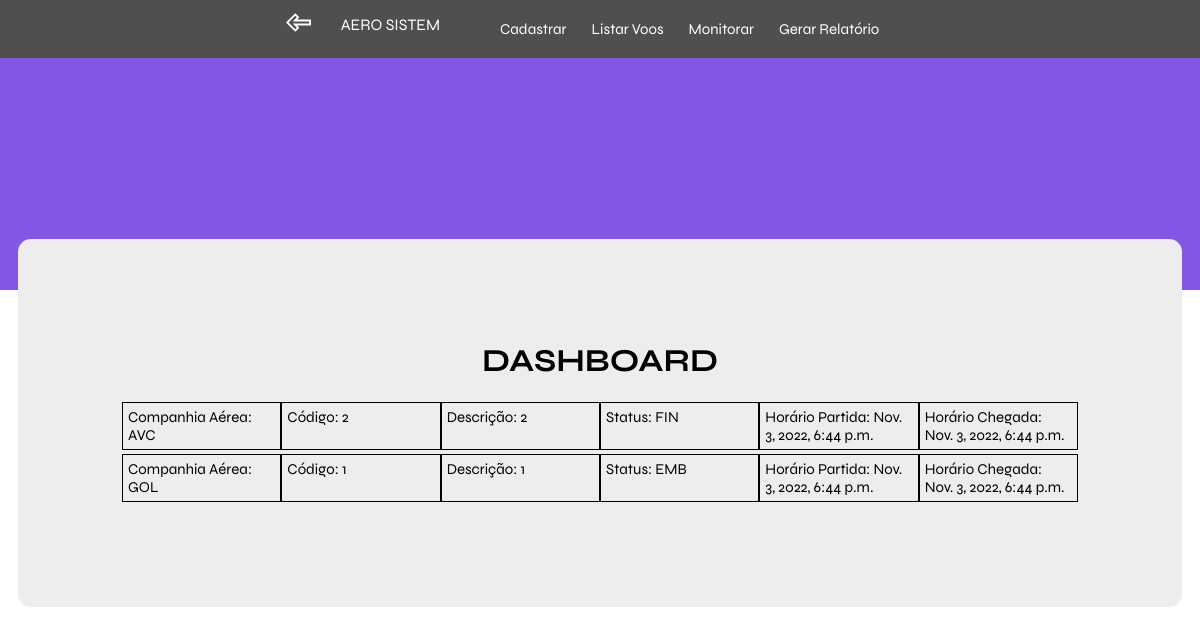
The page /home/ (signed in) on the database as committed earlier.
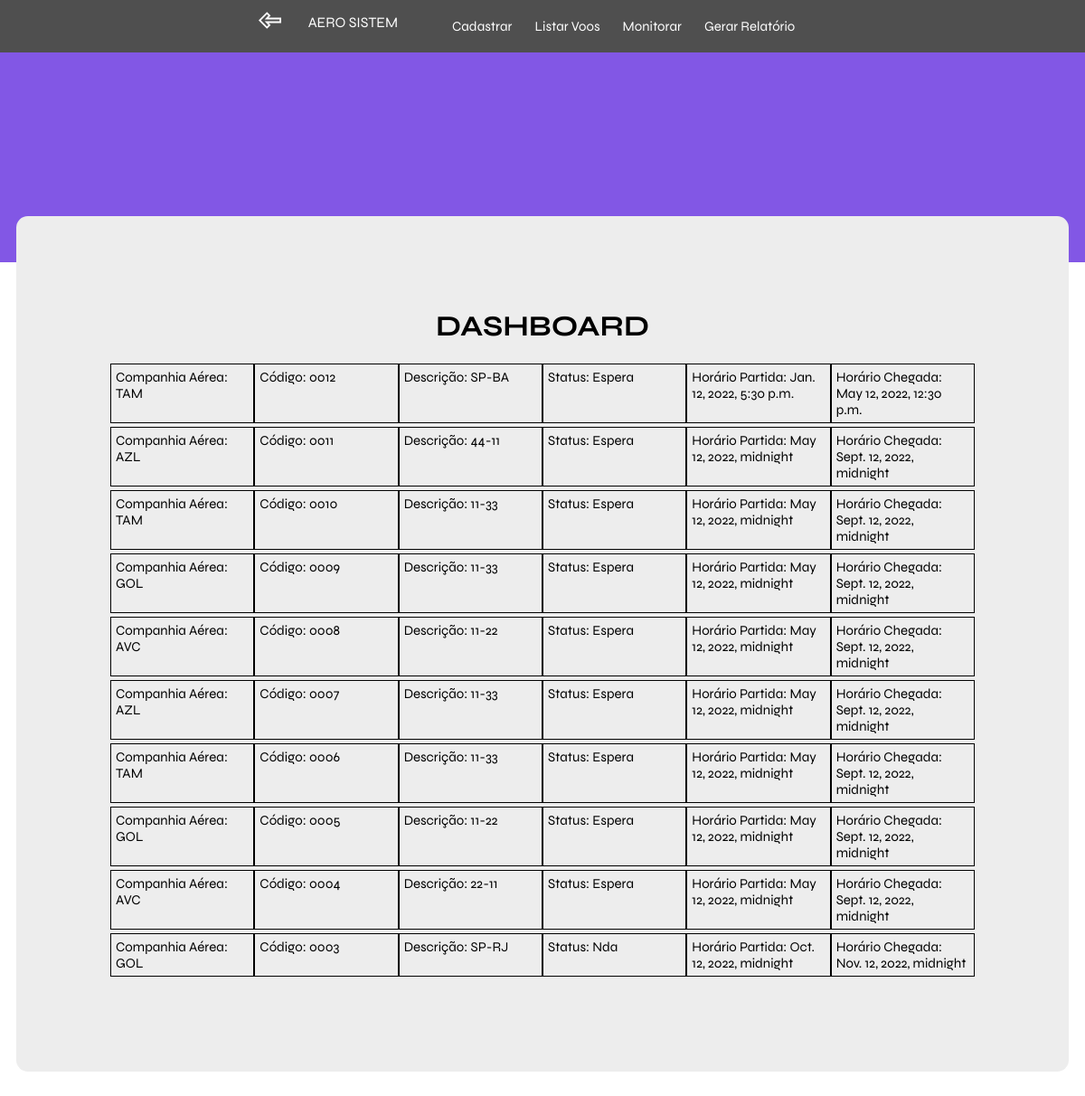
The same page on the database as committed later.
### book/models.py (models this page shows)
class Estado_Dinamico(models.Model):
	voo = models.OneToOneField(
        Voo,
        on_delete=models.CASCADE,
        primary_key=True,
    )
	STATUS = [
		('Embarque', 'Embarque'),
		('Pouso', 'Pouso'),
		('Decolagem', 'Decolagem'),
		('Finalizado', 'Finalizado'),
		('Espera', 'Espera'),
	]
	data_saida = models.DateTimeField(null=True)
	data_chegada = models.DateTimeField(null=True)
	status = models.CharField(max_length=10,choices=STATUS,default = 'EMB')
	class Meta:
			db_table = 'estado_dinamico'

class Voo(models.Model):
	STATUS = [
		('GOL', 'Gol'),
		('TAM', 'TAM '),
		('AVC', 'Avianca '),
		('AZL', 'Azul '),
	]
	ROTAS = [
		('SP-RJ', 'SP-RJ'),
		('SP-DF', 'SP-DF'),
		('SP-BA', 'SP-BA'),
		('SP-SC', 'SP-SC'),
		('SP-PR', 'SP-PR'),
		('SP-ES', 'SP-ES'),
		('SP-CE', 'SP-CE'),
		('RJ-SP', 'RJ-SP'),
		('DF-SP', 'DF-SP'),
		('BA-SP', 'BA-SP'),
		('SC-SP', 'SC-SP'),
		('PR-SP', 'PR-SP'),
		('ES-SP', 'ES-SP'),
		('CE-SP', 'CE-SP'),
	]
	id = models.BigAutoField(primary_key=True)
	codigo = models.CharField(max_length=12, null=False,unique = True)
	companhia = models.CharField(max_length=3,choices=STATUS, null=False)
	previsao_chegada = models.DateTimeField(null=False)
	previsao_partida = models.DateTimeField(null=False)
	rota = models.CharField(max_length=5,choices=ROTAS, null=False)
	class Meta:
		db_table = 'Voos'

### book/views.py (the view)
# urls.py: 2. Add a URL to urlpatterns:  path('', views.home, name='home')
def home(request, context = {'permissao':'Negada'}):
    request.session['tentativas'] = 0
    permissao = request.session['permissao']
    voos_dinamico = Estado_Dinamico.objects.select_related().order_by('-voo__codigo')[:10]
    context={'voos_dinamico':voos_dinamico,'permissao':permissao}
    return render(request,'home.html',context)

### template/home.html (shortened to what this page needs)
{% load static %}
<!DOCTYPE html>
<html lang="en">
<head>
    <link rel="stylesheet" href="{% static 'css/global.css' %}" />
    <link rel="stylesheet" href="{% static 'css/home.css' %}" />
</head>
<body>
    {% block content %}
        <header>
            <div class="content">
                <a class="voltar" href="{% url 'login' %}"><img src="{% static 'images/back.svg' %}" alt=""></a>
                <div class="column-left">
                  <a href="{% url 'home' %}">AERO SISTEM</a>
                  <ul class="menu">
                    <li><a href="{% url 'cadastrar' %}">Cadastrar</a></li>
                    <li><a href="{% url 'central' %}">Listar Voos</a></li>
                    <li><a href="{% url 'monitorar' %}">Monitorar</a></li>
                    <li><a href="{% url 'relatorio' %}">Gerar Relatório</a></li>
                  </ul>
                </div>
        </header>
        <div class="dashboard">
            <h1>DASHBOARD</h1>
            {% for voo in voos_dinamico %}
        <div>
            <div class="box">
                <div class="item">
                    <li>Companhia Aérea: {{ voo.voo.companhia }}</li>
                </div>
                <div class="item">
                    <li>Código: {{ voo.voo.codigo}}</li>
                </div>
                <div class="item">
                    <li>Descrição: {{ voo.voo.rota }}</li>
                </div>
                <div class="item">
                    <li>Status: {{ voo.status }}</li>
                </div>
                <div class="item">
                    <li>Horário Partida: {{ voo.voo.previsao_partida }}</li>
                </div>
                <div class="item">
                    <li>Horário Chegada: {{ voo.voo.previsao_chegada }}</li>
                </div>
            </div>
        </div>
    {% endfor %}
    {% endblock %}
</body>
</html>

Rows that differ between the two databases and show on the page:
no longer on this page (row edited): Estado_Dinamico: voo.companhia "AVC", voo.codigo "2", voo.rota "2", status "FIN", voo.previsao_partida "Nov. 3, 2022, 6:44 p.m.", voo.previsao_chegada "Nov. 3, 2022, 6:44 p.m."
no longer on this page (row edited): Estado_Dinamico: voo.companhia "GOL", voo.codigo "1", voo.rota "1", status "EMB", voo.previsao_partida "Nov. 3, 2022, 6:44 p.m.", voo.previsao_chegada "Nov. 3, 2022, 6:44 p.m."
added Estado_Dinamico: voo.companhia "TAM", voo.codigo "0012", voo.rota "SP-BA", status "Espera", voo.previsao_partida "Jan. 12, 2022, 5:30 p.m.", voo.previsao_chegada "May 12, 2022, 12:30 p.m."
added Estado_Dinamico: voo.companhia "AZL", voo.codigo "0011", voo.rota "44-11", status "Espera", voo.previsao_partida "May 12, 2022, midnight", voo.previsao_chegada "Sept. 12, 2022, midnight"
added Estado_Dinamico: voo.companhia "TAM", voo.codigo "0010", voo.rota "11-33", status "Espera", voo.previsao_partida "May 12, 2022, midnight", voo.previsao_chegada "Sept. 12, 2022, midnight"
added Estado_Dinamico: voo.companhia "GOL", voo.codigo "0009", voo.rota "11-33", status "Espera", voo.previsao_partida "May 12, 2022, midnight", voo.previsao_chegada "Sept. 12, 2022, midnight"
added Estado_Dinamico: voo.companhia "AVC", voo.codigo "0008", voo.rota "11-22", status "Espera", voo.previsao_partida "May 12, 2022, midnight", voo.previsao_chegada "Sept. 12, 2022, midnight"
added Estado_Dinamico: voo.companhia "AZL", voo.codigo "0007", voo.rota "11-33", status "Espera", voo.previsao_partida "May 12, 2022, midnight", voo.previsao_chegada "Sept. 12, 2022, midnight"
added Estado_Dinamico: voo.companhia "TAM", voo.codigo "0006", voo.rota "11-33", status "Espera", voo.previsao_partida "May 12, 2022, midnight", voo.previsao_chegada "Sept. 12, 2022, midnight"
added Estado_Dinamico: voo.companhia "GOL", voo.codigo "0005", voo.rota "11-22", status "Espera", voo.previsao_partida "May 12, 2022, midnight", voo.previsao_chegada "Sept. 12, 2022, midnight"
added Estado_Dinamico: voo.companhia "AVC", voo.codigo "0004", voo.rota "22-11", status "Espera", voo.previsao_partida "May 12, 2022, midnight", voo.previsao_chegada "Sept. 12, 2022, midnight"
added Estado_Dinamico: voo.companhia "GOL", voo.codigo "0003", voo.rota "SP-RJ", status "Nda", voo.previsao_partida "Oct. 12, 2022, midnight", voo.previsao_chegada "Nov. 12, 2022, midnight"
